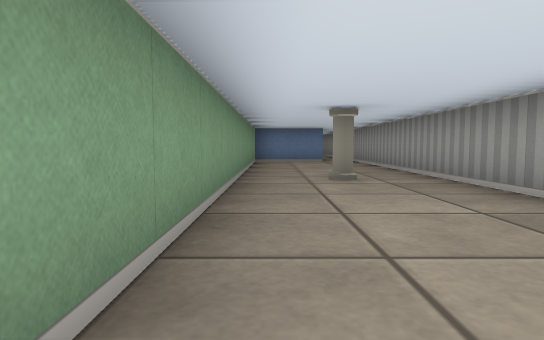
[1] (above)

18 first-person views from a walk through a cub3D ray-caster map. The camera is about half as high as the walls, tilts 4° down and sees 75° across. The floor is counted in squares. Each view is taken from the middle of a square. On the plan, view 1 faces up. The plan holds only what a view shows up to about 9 squares ahead; the rest is blank.

[2]
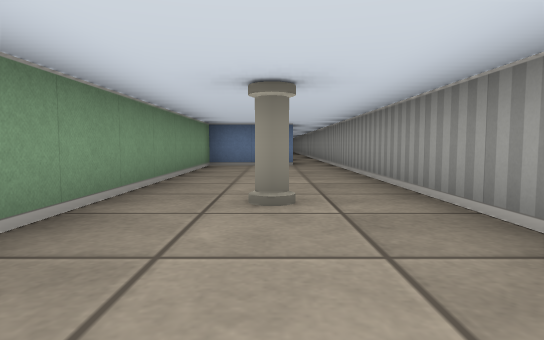

[3]
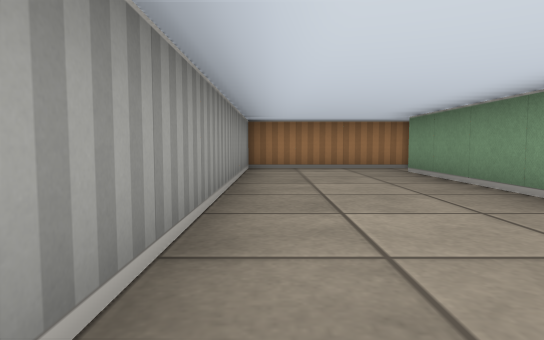

[4]
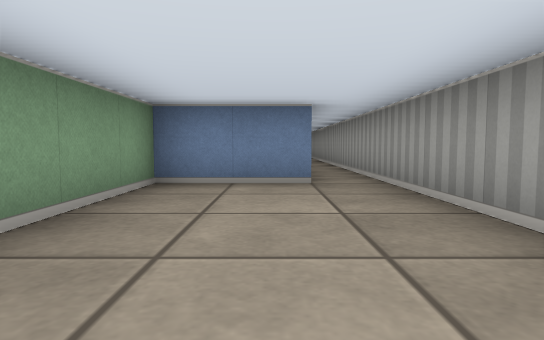

[5]
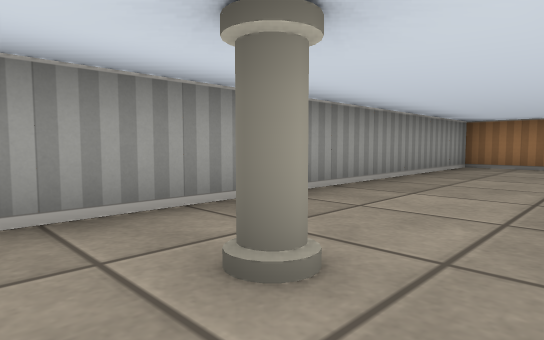

[6]
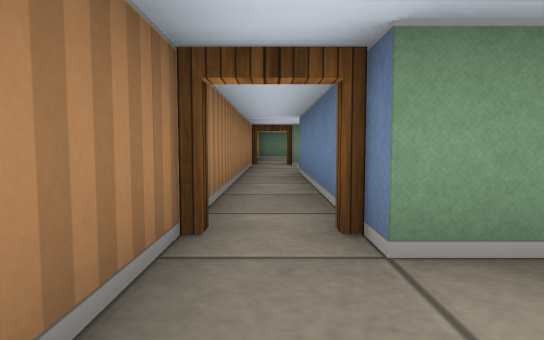

[7]
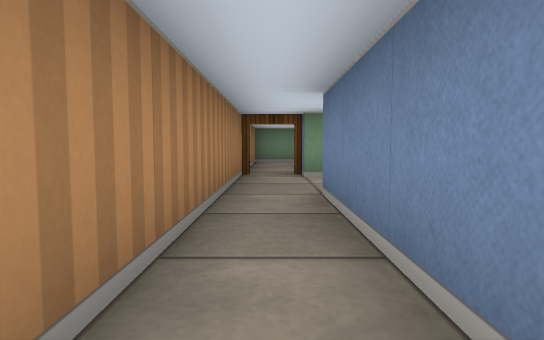

[8]
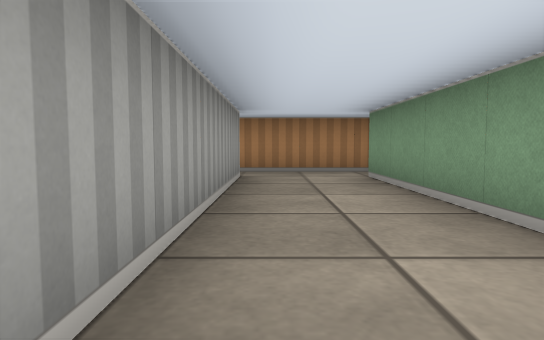

[9]
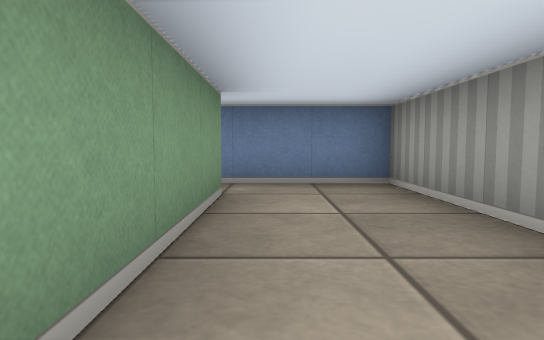

[10]
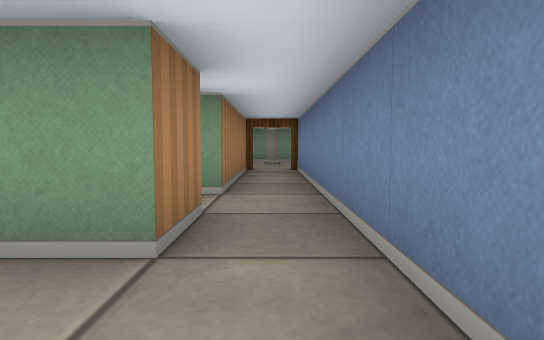

[11]
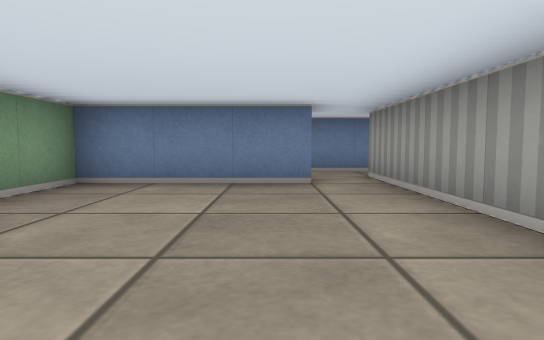

[12]
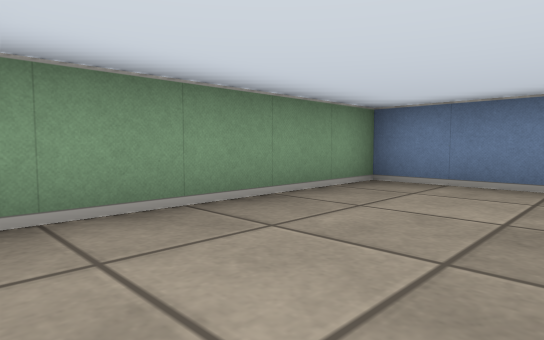

[13]
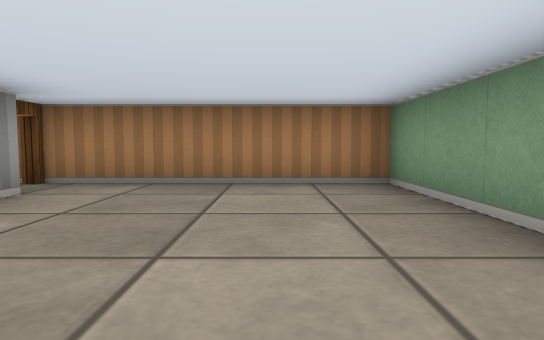

[14]
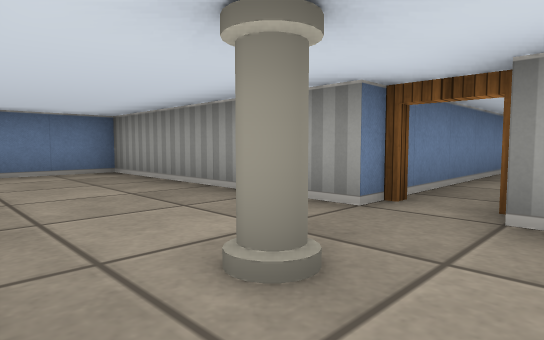

[15]
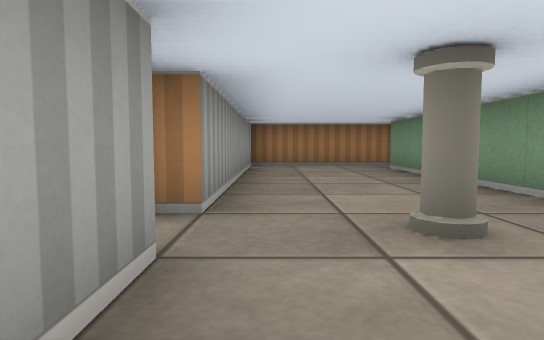

[16]
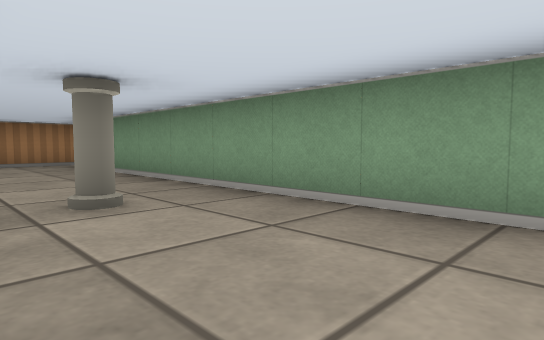

[17]
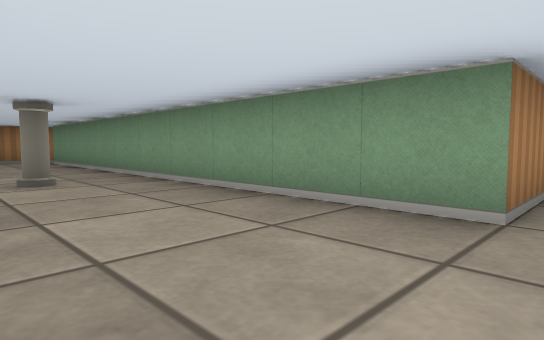

[18]
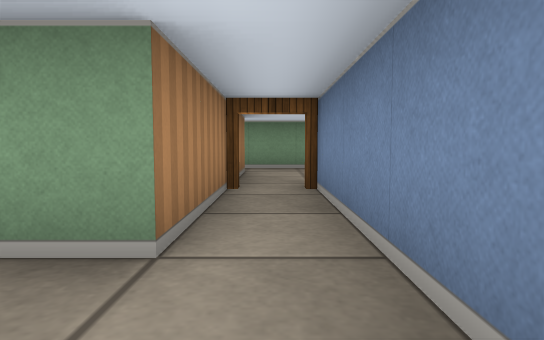

### Floor plan
Points are (right, up) in squares from view 1. A wall is a line through its corners. A room is listed if a view was taken in it or the views show most of it. See-through windows are left out.
Room 1 (views 1, 2, 3, 4, 5, 6)
walls: (1.6, 10.5) (-0.5, 10.5) (-0.5, -1.5); (-1, -2.5) (2.5, -2.5) (2.5, 10.4)
ways out: open door at (-1, -2) to room 2; opening at (2, 10)
objects: pillar (1, 5)
Room 2 (views 7, 8, 9, 10)
walls: (-8.5, 3.5) (-7.5, 3.5) (-7.5, -1.5); (-8, -2.5) (-1, -2.5); (-0.5, -1.5) (-5.5, -1.5) (-5.5, 4.5) (-8.5, 4.5)
ways out: open door at (-1, -2) to room 1; open door at (-8, -2) to room 3; opening at (-8, 4) to room 5
Room 3 (views 11, 12, 13)
walls: (-8.5, -1.5) (-8.5, 2.5); (-9.4, 2.5) (-12.5, 2.5) (-12.5, -2.5) (-8, -2.5)
ways out: open door at (-8, -2) to room 2; opening at (-9, 3) to room 5
Room 4 (views 14, 15, 16, 17, 18)
walls: (-13.5, 4.5) (-13.5, 9.5) (-19.1, 9.5); (-19, 8.5) (-16.5, 8.5) (-16.5, -1.5); (-16.9, -2.5) (-13.5, -2.5) (-13.5, 3.5)
ways out: open door at (-13, 4) to room 5; open door at (-19, 9); open door at (-17, -2)
objects: pillar (-15, 4)
Room 5 (no view inside)
walls: (-8.5, 4.5) (-13.5, 4.5); (-8.5, 2.5) (-8.5, 3.5); (-13, 3.5) (-9.5, 3.5)
ways out: opening at (-8, 4) to room 2; opening at (-9, 3) to room 3; open door at (-13, 4) to room 4

Where each view was taken, in squares from view 1:
view 1: 0 up, 0 right, facing up
view 2: 2 up, 1 right, facing up
view 3: 5 up, 2 right, facing down
view 4: 6 up, 1 right, facing up
view 5: 6 up, 0 right, facing down-right
view 6: 2 down, 1 right, facing left
view 7: 2 down, 2 left, facing left
view 8: 4 up, 6 left, facing down
view 9: 0 up, 7 left, facing up
view 10: 4 up, 6 left, facing left
view 11: 2 down, 10 left, facing up
view 12: 2 down, 10 left, facing up-left
view 13: 2 up, 11 left, facing down
view 14: 3 up, 16 left, facing up-right
view 15: 6 up, 14 left, facing down
view 16: 7 up, 14 left, facing down-left
view 17: 9 up, 14 left, facing down-left
view 18: 9 up, 15 left, facing left
